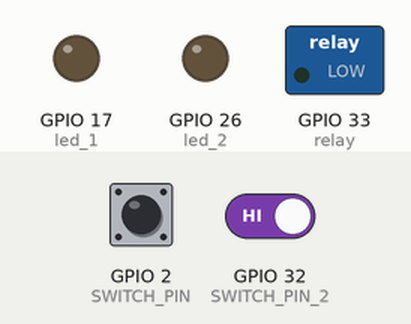
This sketch was run on a simulated ESP32. Shown: switched loads named in the sketch (green lamp = pin HIGH), output pins drawn as LEDs (lit = HIGH). The test bench sets the inputs (shaded band); at power-on: GPIO 2 (SWITCH_PIN) HIGH, GPIO 32 (SWITCH_PIN_2) HIGH. WiFi joins after 1.5 s; servers stay silent unless stated; random numbers use the default seed unless the sketch sets one; no MQTT or app messages arrive unless stated; what the sketch prints to the serial monitor is not drawn.

Above: at 2.7 s.
2.8 s: GPIO 2 (SWITCH_PIN) pulled LOW for 0.15 s
At 2.87 s:
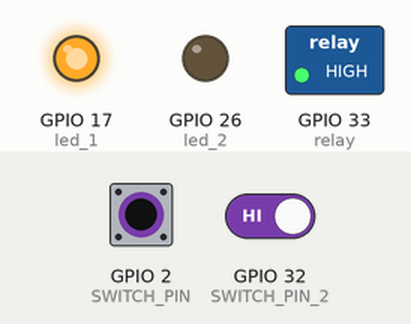
7.4 s: GPIO 2 (SWITCH_PIN) pulled LOW for 3.2 s
At 11.2 s:
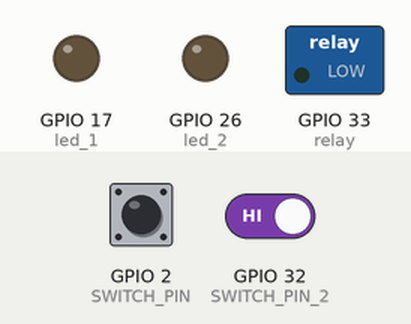
13.6 s: GPIO 2 (SWITCH_PIN) driven LOW and GPIO 32 (SWITCH_PIN_2) driven LOW
At 14.7 s:
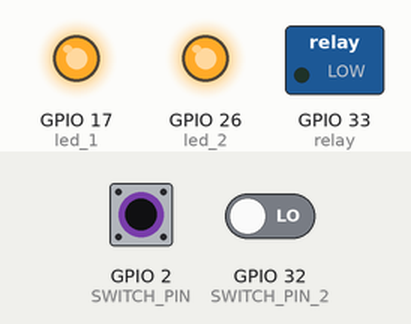
Timing chart, 0 to 16.1 s (numbered marks = the images above; inputs shaded):
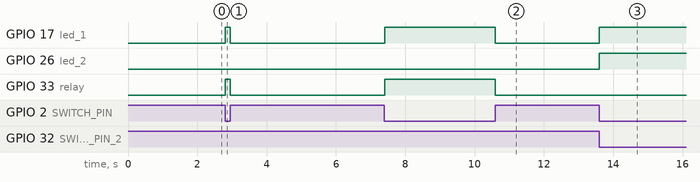

The sketch:

sketch_nov2a.ino
```cpp
#include <Arduino.h>
#include <WiFi.h>
#include <PubSubClient.h>

const char* ssid = "HKDI";
const char* password = "minh2001";

#define MQTT_SERVER "broker.hivemq.com"
#define MQTT_PORT 1883
#define MQTT_USER "pdk310201"
#define MQTT_PASSWORD "Quenmatroi@1305"

#define MQTT_PUB_TOPIC "tb/mqtt-integration-torial/devices/test_light/state"
#define MQTT_SUB_TOPIC "tb/mqtt-integration-tutorial/devices/test_light/rx"
#define MQTT_SUB_TOPIC_SW4 "tb/mqtt-integration-tutorial/devices/sw_4/rx"
#define MQTT_PUB_TOPIC_SW4 "tb/mqtt-integration-torial/devices/sw_4/state"

//khai biến cho phần kết nối k có internet
#define SWITCH_PIN 2 //chân kết nối của switch với Arduino
#define SWITCH_PIN_2 32

uint8_t trig = 19;
uint8_t echo = 21;
uint8_t pir = 18;
uint8_t relay = 33;
//uint8_t sound = A3;
uint8_t led_1 = 17;
uint8_t led_2 = 26;

uint8_t val_pir, switchVal_1, switchVal_2 ;
uint8_t flag_sw3, flag_sw4;
long duration;
short distance;

unsigned long lastTime;
unsigned long elapsedTime = 0;

unsigned long previousMillis = 0;
const long interval = 100;

const short MAX_DISTANCE = 50;
const int MAX_TIME = 3000;


WiFiClient wifiClient;
PubSubClient client(wifiClient);


void setup_wifi() {
  Serial.print("Connecting to ");
  Serial.println(ssid);
  WiFi.begin(ssid, password);
  while (WiFi.status() != WL_CONNECTED) {
    delay(500);
    Serial.print(".");
  }
  //Serial.println("");
  Serial.println("WiFi connected");
  //Serial.println("IP address: ");
  Serial.println(WiFi.localIP());
}

void connect_to_broker() {
  while (!client.connected()) {
    Serial.print("Attempting MQTT connection...");
    String clientId = "ESP32";
    clientId += String(random(0xffff), HEX);
    if (client.connect(clientId.c_str(), MQTT_USER, MQTT_PASSWORD)) {
      Serial.println("connected");
      client.subscribe(MQTT_SUB_TOPIC);
      client.subscribe(MQTT_SUB_TOPIC_SW4);
      //client.subscribe(MQTT_PUB_TOPIC);
    } else {
      Serial.print("failed, rc=");
      Serial.print(client.state());
      //Serial.println(" try again in 2 seconds");
      delay(2000);
    }
  }
}

void callback(char* topic, byte *payload, unsigned int length) {
  char status[12];
  Serial.println("-------new message from broker-----");
  Serial.print("topic: ");
  Serial.println(topic);
  Serial.print("message: ");
  Serial.write(payload, length);
  Serial.println();
  for(int i = 0; i<length; i++)
  {
    status[i] = payload[i];
  }
  Serial.println(status);
  if(String(topic) == MQTT_SUB_TOPIC)
  {
    if(String(status) == "{\"value1\":0}")
    {
      Serial.println("LED1 OFF");
      //digitalWrite(relay, LOW);
      client.publish(MQTT_PUB_TOPIC, "{\"value1\":0}");
      flag_sw3 = 0;
    }
    else if(String(status) == "{\"value1\":1}")
    {
      Serial.println("LED1 ON");
      //digitalWrite(relay, HIGH);
      client.publish(MQTT_PUB_TOPIC, "{\"value1\":1}");
      flag_sw3 = 1;
    }
  }else if(String(topic) == MQTT_SUB_TOPIC_SW4)
  {
    if(String(status) == "{\"value1\":0}")
    {
      Serial.println("sw4 OFF");
      //digitalWrite(relay, LOW);
      client.publish(MQTT_PUB_TOPIC_SW4, "{\"value1\":0}");
      flag_sw4 = 0;
    }
    else if(String(status) == "{\"value1\":1}")
    {
      Serial.println("sw4 ON");
      //digitalWrite(relay, HIGH);
      client.publish(MQTT_PUB_TOPIC_SW4, "{\"value1\":1}");
      flag_sw4 = 1;
    }
  }
}


void setup() {
  Serial.begin(9600);
  Serial.setTimeout(500);
  setup_wifi();
  client.setServer(MQTT_SERVER, MQTT_PORT );
  client.setCallback(callback);
  connect_to_broker();
  Serial.println("Start transfer");
  client.publish(MQTT_PUB_TOPIC_SW4, "{\"value1\":0}");
  //Phần k internet
  pinMode(SWITCH_PIN, INPUT_PULLUP); //kết nối switch dưới chế độ INPUT_PULLUP
  pinMode(SWITCH_PIN_2 , INPUT_PULLUP);
  pinMode(trig, OUTPUT);
  pinMode(echo, INPUT);
  pinMode(pir, INPUT);
  //pinMode(sound, INPUT);
  pinMode(relay, OUTPUT);
  pinMode(led_1, OUTPUT);
  pinMode(led_2, OUTPUT);
}


void loop() {
  client.loop();
  if (!client.connected()) {
    connect_to_broker();
  }
  //Serial.println(flag_sw4);
  switchVal_1 = digitalRead(SWITCH_PIN);
  switchVal_2 = digitalRead(SWITCH_PIN_2);

  if (switchVal_1 == LOW ) {
    digitalWrite(led_1, HIGH);
    //digitalWrite(relay, HIGH);
    //flag_sw3 = 1;
    client.publish(MQTT_PUB_TOPIC, "{\"value1\":1}");
    if (switchVal_2 == HIGH) {
      digitalWrite(relay, HIGH);
      //flag_sw3 = true;
      digitalWrite(led_2, LOW);
    } else {
      digitalWrite(led_2, HIGH);
      client.publish(MQTT_PUB_TOPIC, "{\"value1\":1}");
      if(flag_sw3 == 1){
        if(flag_sw4 == 0){
          digitalWrite(relay, HIGH);
        }else{

          digitalWrite(trig, LOW);
          delayMicroseconds(2);
          digitalWrite(trig, HIGH);
          delayMicroseconds(10);
          duration = pulseIn(echo, HIGH);
          distance = duration * 0.034 / 2;

          val_pir = digitalRead(pir);
          Serial.println(distance);
          if (val_pir == HIGH  || distance <= MAX_DISTANCE) {
            digitalWrite(relay, HIGH);
            lastTime = millis();
            elapsedTime = 0;
          }else{
            elapsedTime = millis() - lastTime;
            if (elapsedTime > MAX_TIME) {
              digitalWrite(relay, LOW);
            }
          }
          if (elapsedTime > MAX_TIME && (val_pir == HIGH || distance <= MAX_DISTANCE )) {
            lastTime = millis();
            elapsedTime = 0;
          }
        }


      }else{
        digitalWrite(relay, LOW);
      }
    }
  } else {
    client.publish(MQTT_PUB_TOPIC, "{\"value1\":0}");
    digitalWrite(led_1, LOW);
    digitalWrite(led_2, LOW);
    digitalWrite(relay, LOW);
    //flag_sw3 = 0;
  }

  unsigned long currentMillis = millis();
  if (currentMillis - previousMillis >= interval) {
    previousMillis = currentMillis;
  }

}
```

Measured:
- after the input at 2.8 s, GPIO 17 (led_1), GPIO 33 (relay): LOW → HIGH at once, → LOW 0.15 s later
- after the input at 7.4 s, GPIO 17 (led_1), GPIO 33 (relay): LOW → HIGH at once, → LOW 3.2 s later
- after the input at 13.6 s, GPIO 17 (led_1), GPIO 26 (led_2): LOW → HIGH at once
